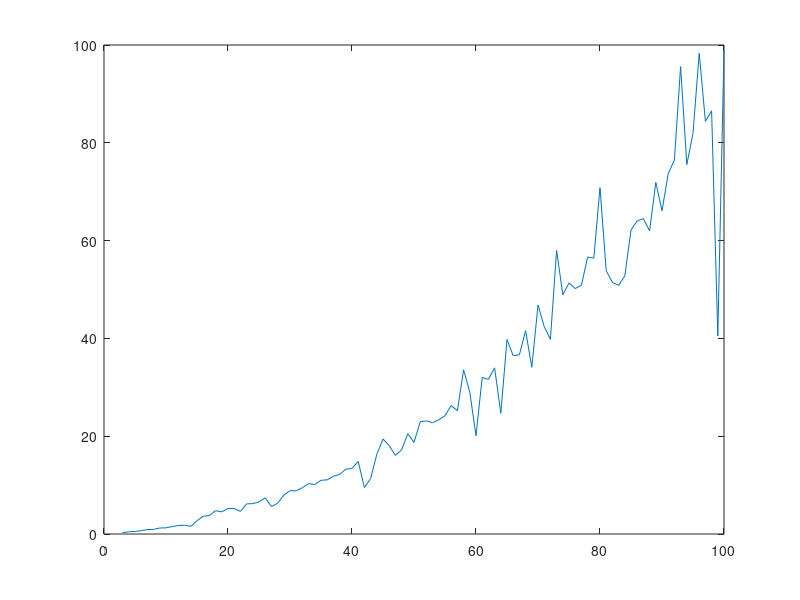

MATLAB code for this plot:
%W function
solver_time = [0.260495100000000	0.457806200000000	0.527605900000000	0.678979000000000	0.906142600000000	0.948673900000000	1.22917110000000	1.25890560000000	1.52155410000000	1.74069070000000	1.79434590000000	1.56803130000000	2.70382930000000	3.63616030000000	3.76977120000000	4.76899400000000	4.52393820000000	5.23532500000000	5.20377040000000	4.63002380000000	6.16199270000000	6.20800920000000	6.55178800000000	7.40423870000000	5.61855020000000	6.27295520000000	7.97211690000000	8.84349590000000	8.83684940000000	9.47151860000000	10.3080286000000	10.1167496000000	10.9845937000000	11.0739941000000	11.8028769000000	12.1865798000000	13.2587239000000	13.3933239000000	14.8572230000000	9.49125760000000	11.3404010000000	16.2807207000000	19.4224318000000	18.0869108000000	16.0841912000000	17.1962070000000	20.5110626000000	18.7298457000000	22.9518092000000	23.1374542000000	22.7580990000000	23.3605257000000	24.1952603000000	26.2634073000000	25.2025152000000	33.5802295000000	28.9959246000000	20.0836032000000	32.0207146000000	31.6096446000000	33.9838114000000	24.6792811000000	39.7827870000000	36.4550798000000	36.6602837000000	41.5985818000000	34.0927295000000	46.8300970000000	42.4405278000000	39.8046696000000	57.9915111000000	48.9269989000000	51.3323429000000	50.1913083000000	50.8555854000000	56.6307647000000	56.4181444000000	70.8438576000000	53.8330999000000	51.4493025000000	50.8450906000000	52.7824306000000	62.1634115000000	64.0550804000000	64.4898387000000	61.9980931000000	71.8886405000000	66.0867583000000	73.6709503000000	76.4906470000000	95.5846914000000	75.5528096000000	81.9417162000000	98.3210054000000	84.3977239000000	86.5310009000000	40.5276537000000	98.8593814000000];
granularity = [3:100];
plot(granularity, solver_time)
